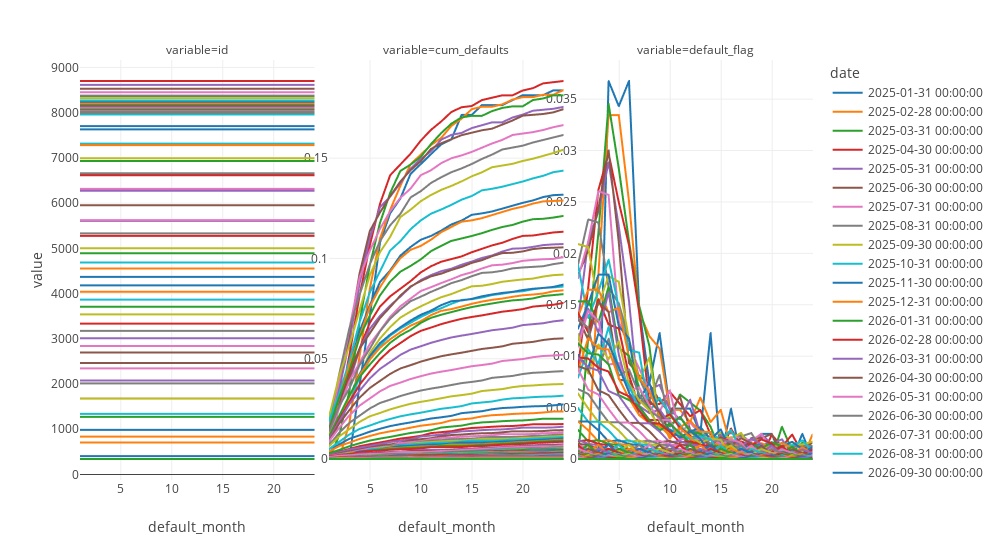

The notebook cell this image was saved under:
### Code cell
data_chart = df_sample\
    .groupby(['date','default_month'])\
    .agg({
        'id' : 'count',
        'cum_defaults': 'mean',
        'default_flag': 'mean'
    }) \
    .reset_index()\
    .melt(id_vars=['date', 'default_month'])


fig = px.line(
    data_chart,
    x='default_month',
    y='value',
    facet_col='variable',
    color='date',
    template='none',
    width=1000
)

fig.update_yaxes(matches=None, showticklabels=True)
# Image(fig.to_image("png", width=1000))
